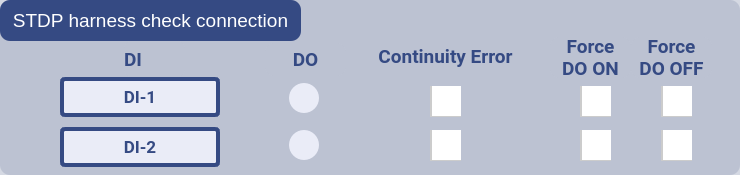
  <widget class="QGroupBox" name="groupBox">
   <property name="geometry">
    <rect>
     <x>522</x>
     <y>80</y>
     <width>740</width>
     <height>175</height>
    </rect>
   </property>
   <property name="styleSheet">
    <string notr="true">background:color rgb(150,160,186,40%);
border-radius:10px;</string>
   </property>
   <property name="title">
    <string/>
   </property>
   <widget class="QLabel" name="lblHarnessDO1">
    <property name="geometry">
     <rect>
      <x>289</x>
      <y>83</y>
      <width>30</width>
      <height>30</height>
     </rect>
    </property>
    <property name="styleSheet">
     <string notr="true">background:rgb(234, 236, 247);
border-radius:15px;</string>
    </property>
    <property name="text">
     <string/>
    </property>
   </widget>
   <widget class="QLabel" name="lblCorrectHDI1">
    <property name="geometry">
     <rect>
      <x>60</x>
      <y>77</y>
      <width>160</width>
      <height>40</height>
     </rect>
    </property>
    <property name="font">
     <font>
      <family>Roboto</family>
      <pointsize>13</pointsize>
      <weight>75</weight>
      <bold>true</bold>
     </font>
    </property>
    <property name="styleSheet">
     <string notr="true">background:rgb(234, 236, 247);
border: 4px solid rgb(53,74, 131);
color:rgb(53,74, 131);
border-radius:5px;



</string>
    </property>
    <property name="text">
     <string>DI-1</string>
    </property>
    <property name="alignment">
     <set>Qt::AlignCenter</set>
    </property>
   </widget>
   <widget class="QPushButton" name="pbHarness">
    <property name="geometry">
     <rect>
      <x>0</x>
      <y>0</y>
      <width>301</width>
      <height>41</height>
     </rect>
    </property>
    <property name="font">
     <font>
      <pointsize>14</pointsize>
     </font>
    </property>
    <property name="styleSheet">
     <string notr="true">background-color: rgb(53, 74, 131); 
color: rgb(255, 255, 255);</string>
    </property>
    <property name="text">
     <string>STDP harness check connection</string>
    </property>
   </widget>
   <widget class="QLabel" name="label_103">
    <property name="geometry">
     <rect>
      <x>124</x>
      <y>40</y>
      <width>61</width>
      <height>38</height>
     </rect>
    </property>
    <property name="font">
     <font>
      <family>Roboto</family>
      <pointsize>14</pointsize>
      <weight>75</weight>
      <bold>true</bold>
     </font>
    </property>
    <property name="styleSheet">
     <string notr="true">background:color rgb(150,160,186,1%);
color:rgb(53,74, 131);</string>
    </property>
    <property name="text">
     <string>DI</string>
    </property>
   </widget>
   <widget class="QLabel" name="label_104">
    <property name="geometry">
     <rect>
      <x>265</x>
      <y>43</y>
      <width>81</width>
      <height>33</height>
     </rect>
    </property>
    <property name="font">
     <font>
      <family>Roboto</family>
      <pointsize>14</pointsize>
      <weight>75</weight>
      <bold>true</bold>
     </font>
    </property>
    <property name="styleSheet">
     <string notr="true">background:color rgb(150,160,186,1%);
color:rgb(53,74, 131);</string>
    </property>
    <property name="text">
     <string>DO</string>
    </property>
    <property name="alignment">
     <set>Qt::AlignCenter</set>
    </property>
   </widget>
   <widget class="QLabel" name="label_114">
    <property name="geometry">
     <rect>
      <x>350</x>
      <y>37</y>
      <width>191</width>
      <height>38</height>
     </rect>
    </property>
    <property name="font">
     <font>
      <family>Roboto</family>
      <pointsize>14</pointsize>
      <weight>75</weight>
      <bold>true</bold>
     </font>
    </property>
    <property name="styleSheet">
     <string notr="true">background:color rgb(150,160,186,0%);
color:rgb(53,74, 131);</string>
    </property>
    <property name="text">
     <string>Continuity Error</string>
    </property>
    <property name="alignment">
     <set>Qt::AlignCenter</set>
    </property>
   </widget>
   <widget class="QCheckBox" name="cbContErrHarnessDO1">
    <property name="geometry">
     <rect>
      <x>430</x>
      <y>86</y>
      <width>31</width>
      <height>31</height>
     </rect>
    </property>
    <property name="font">
     <font>
      <pointsize>-1</pointsize>
     </font>
    </property>
    <property name="styleSheet">
     <string notr="true">QCheckBox {
    spacing: 18px; /* Adjust spacing between the checkbox and text */
    font-size: 28px; /* Set the font size */
    background-color: rgba(150, 160, 186, 1%); /* Background color */
 color:rgb(53,74, 131);
}

QCheckBox::indicator {
    width: 30px; /* Adjust the width of the checkbox indicator */
    height: 30px; /* Adjust the height of the checkbox indicator */
    border-radius: 30px; /* Make the indicator circular */
    border: 2px solid #cccccc; /* Add a border around the indicator */
color:rgb(53,74, 131);
}

QCheckBox::indicator:checked {
    background-color: #000000; /* Change the background color of the indicator when checked */
    border: 2px solid #ffffff; /* Add a border around the indicator when checked */
color:rgb(53,74, 131);
}

QCheckBox::indicator:unchecked {
    background-color: #ffffff; /* Change the background color of the indicator when unchecked */
color:rgb(53,74, 131);
}
</string>
    </property>
    <property name="text">
     <string/>
    </property>
   </widget>
   <widget class="QLabel" name="lblCorrectHDI2">
    <property name="geometry">
     <rect>
      <x>60</x>
      <y>127</y>
      <width>160</width>
      <height>40</height>
     </rect>
    </property>
    <property name="font">
     <font>
      <family>Roboto</family>
      <pointsize>13</pointsize>
      <weight>75</weight>
      <bold>true</bold>
     </font>
    </property>
    <property name="styleSheet">
     <string notr="true">background:rgb(234, 236, 247);
border: 4px solid rgb(53,74, 131);
color:rgb(53,74, 131);
border-radius:5px;



</string>
    </property>
    <property name="text">
     <string>DI-2</string>
    </property>
    <property name="alignment">
     <set>Qt::AlignCenter</set>
    </property>
   </widget>
   <widget class="QLabel" name="lblHarnessDO2">
    <property name="geometry">
     <rect>
      <x>289</x>
      <y>130</y>
      <width>30</width>
      <height>30</height>
     </rect>
    </property>
    <property name="styleSheet">
     <string notr="true">background:rgb(234, 236, 247);
border-radius:15px;</string>
    </property>
    <property name="text">
     <string/>
    </property>
   </widget>
   <widget class="QCheckBox" name="cbContErrHarnessDO2">
    <property name="geometry">
     <rect>
      <x>430</x>
      <y>130</y>
      <width>31</width>
      <height>31</height>
     </rect>
    </property>
    <property name="font">
     <font>
      <pointsize>-1</pointsize>
     </font>
    </property>
    <property name="styleSheet">
     <string notr="true">QCheckBox {
    spacing: 18px; /* Adjust spacing between the checkbox and text */
    font-size: 28px; /* Set the font size */
    background-color: rgba(150, 160, 186, 1%); /* Background color */
 color:rgb(53,74, 131);
}

QCheckBox::indicator {
    width: 30px; /* Adjust the width of the checkbox indicator */
    height: 30px; /* Adjust the height of the checkbox indicator */
    border-radius: 30px; /* Make the indicator circular */
    border: 2px solid #cccccc; /* Add a border around the indicator */
color:rgb(53,74, 131);
}

QCheckBox::indicator:checked {
    background-color: #000000; /* Change the background color of the indicator when checked */
    border: 2px solid #ffffff; /* Add a border around the indicator when checked */
color:rgb(53,74, 131);
}

QCheckBox::indicator:unchecked {
    background-color: #ffffff; /* Change the background color of the indicator when unchecked */
color:rgb(53,74, 131);
}
</string>
    </property>
    <property name="text">
     <string/>
    </property>
   </widget>
   <widget class="QCheckBox" name="cbHarnessD2_On">
    <property name="geometry">
     <rect>
      <x>580</x>
      <y>130</y>
      <width>31</width>
      <height>31</height>
     </rect>
    </property>
    <property name="font">
     <font>
      <pointsize>-1</pointsize>
     </font>
    </property>
    <property name="styleSheet">
     <string notr="true">QCheckBox {
    spacing: 18px; /* Adjust spacing between the checkbox and text */
    font-size: 28px; /* Set the font size */
    background-color: rgba(150, 160, 186, 1%); /* Background color */
 color:rgb(53,74, 131);
}

QCheckBox::indicator {
    width: 30px; /* Adjust the width of the checkbox indicator */
    height: 30px; /* Adjust the height of the checkbox indicator */
    border-radius: 30px; /* Make the indicator circular */
    border: 2px solid #cccccc; /* Add a border around the indicator */
color:rgb(53,74, 131);
}

QCheckBox::indicator:checked {
    background-color: #000000; /* Change the background color of the indicator when checked */
    border: 2px solid #ffffff; /* Add a border around the indicator when checked */
color:rgb(53,74, 131);
}

QCheckBox::indicator:unchecked {
    background-color: #ffffff; /* Change the background color of the indicator when unchecked */
color:rgb(53,74, 131);
}
</string>
    </property>
    <property name="text">
     <string/>
    </property>
   </widget>
   <widget class="QCheckBox" name="cbHarnessD1_On">
    <property name="geometry">
     <rect>
      <x>580</x>
      <y>86</y>
      <width>31</width>
      <height>31</height>
     </rect>
    </property>
    <property name="font">
     <font>
      <pointsize>-1</pointsize>
     </font>
    </property>
    <property name="styleSheet">
     <string notr="true">QCheckBox {
    spacing: 18px; /* Adjust spacing between the checkbox and text */
    font-size: 28px; /* Set the font size */
    background-color: rgba(150, 160, 186, 1%); /* Background color */
 color:rgb(53,74, 131);
}

QCheckBox::indicator {
    width: 30px; /* Adjust the width of the checkbox indicator */
    height: 30px; /* Adjust the height of the checkbox indicator */
    border-radius: 30px; /* Make the indicator circular */
    border: 2px solid #cccccc; /* Add a border around the indicator */
color:rgb(53,74, 131);
}

QCheckBox::indicator:checked {
    background-color: #000000; /* Change the background color of the indicator when checked */
    border: 2px solid #ffffff; /* Add a border around the indicator when checked */
color:rgb(53,74, 131);
}

QCheckBox::indicator:unchecked {
    background-color: #ffffff; /* Change the background color of the indicator when unchecked */
color:rgb(53,74, 131);
}
</string>
    </property>
    <property name="text">
     <string/>
    </property>
   </widget>
   <widget class="QLabel" name="label_105">
    <property name="geometry">
     <rect>
      <x>550</x>
      <y>37</y>
      <width>81</width>
      <height>41</height>
     </rect>
    </property>
    <property name="font">
     <font>
      <family>Roboto</family>
      <pointsize>14</pointsize>
      <weight>75</weight>
      <bold>true</bold>
     </font>
    </property>
    <property name="styleSheet">
     <string notr="true">background:color rgb(150,160,186,1%);
color:rgb(53,74, 131);</string>
    </property>
    <property name="text">
     <string>Force
DO ON</string>
    </property>
    <property name="alignment">
     <set>Qt::AlignCenter</set>
    </property>
   </widget>
   <widget class="QCheckBox" name="cbHarnessD1_Off">
    <property name="geometry">
     <rect>
      <x>661</x>
      <y>86</y>
      <width>31</width>
      <height>31</height>
     </rect>
    </property>
    <property name="font">
     <font>
      <pointsize>-1</pointsize>
     </font>
    </property>
    <property name="styleSheet">
     <string notr="true">QCheckBox {
    spacing: 18px; /* Adjust spacing between the checkbox and text */
    font-size: 28px; /* Set the font size */
    background-color: rgba(150, 160, 186, 1%); /* Background color */
 color:rgb(53,74, 131);
}

QCheckBox::indicator {
    width: 30px; /* Adjust the width of the checkbox indicator */
    height: 30px; /* Adjust the height of the checkbox indicator */
    border-radius: 30px; /* Make the indicator circular */
    border: 2px solid #cccccc; /* Add a border around the indicator */
color:rgb(53,74, 131);
}

QCheckBox::indicator:checked {
    background-color: #000000; /* Change the background color of the indicator when checked */
    border: 2px solid #ffffff; /* Add a border around the indicator when checked */
color:rgb(53,74, 131);
}

QCheckBox::indicator:unchecked {
    background-color: #ffffff; /* Change the background color of the indicator when unchecked */
color:rgb(53,74, 131);
}
</string>
    </property>
    <property name="text">
     <string/>
    </property>
   </widget>
   <widget class="QLabel" name="label_106">
    <property name="geometry">
     <rect>
      <x>631</x>
      <y>37</y>
      <width>81</width>
      <height>41</height>
     </rect>
    </property>
    <property name="font">
     <font>
      <family>Roboto</family>
      <pointsize>14</pointsize>
      <weight>75</weight>
      <bold>true</bold>
     </font>
    </property>
    <property name="styleSheet">
     <string notr="true">background:color rgb(150,160,186,1%);
color:rgb(53,74, 131);</string>
    </property>
    <property name="text">
     <string>Force
DO OFF</string>
    </property>
    <property name="alignment">
     <set>Qt::AlignCenter</set>
    </property>
   </widget>
   <widget class="QCheckBox" name="cbHarnessD2_Off">
    <property name="geometry">
     <rect>
      <x>661</x>
      <y>130</y>
      <width>31</width>
      <height>31</height>
     </rect>
    </property>
    <property name="font">
     <font>
      <pointsize>-1</pointsize>
     </font>
    </property>
    <property name="styleSheet">
     <string notr="true">QCheckBox {
    spacing: 18px; /* Adjust spacing between the checkbox and text */
    font-size: 28px; /* Set the font size */
    background-color: rgba(150, 160, 186, 1%); /* Background color */
 color:rgb(53,74, 131);
}

QCheckBox::indicator {
    width: 30px; /* Adjust the width of the checkbox indicator */
    height: 30px; /* Adjust the height of the checkbox indicator */
    border-radius: 30px; /* Make the indicator circular */
    border: 2px solid #cccccc; /* Add a border around the indicator */
color:rgb(53,74, 131);
}

QCheckBox::indicator:checked {
    background-color: #000000; /* Change the background color of the indicator when checked */
    border: 2px solid #ffffff; /* Add a border around the indicator when checked */
color:rgb(53,74, 131);
}

QCheckBox::indicator:unchecked {
    background-color: #ffffff; /* Change the background color of the indicator when unchecked */
color:rgb(53,74, 131);
}
</string>
    </property>
    <property name="text">
     <string/>
    </property>
   </widget>
  </widget>
